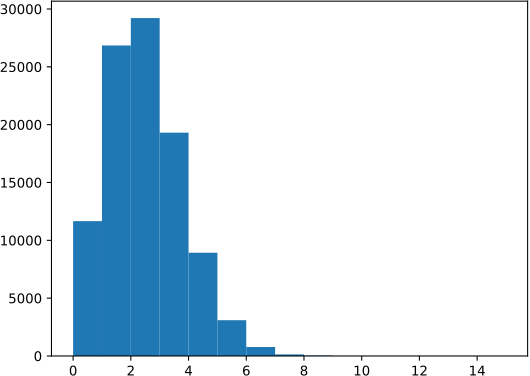

Python code for this plot:
import numpy as np
X = [0] * 13 + [1] * 2 # 手順1
n = 10**5
result = [sum(np.random.choice(X, len(X), replace=True)) # 手順4
          for _ in range(n)]

import matplotlib.pyplot as plt
plt.hist(result,
         bins=range(0, 16))
plt.savefig('04-p-boot-binom.pdf')
